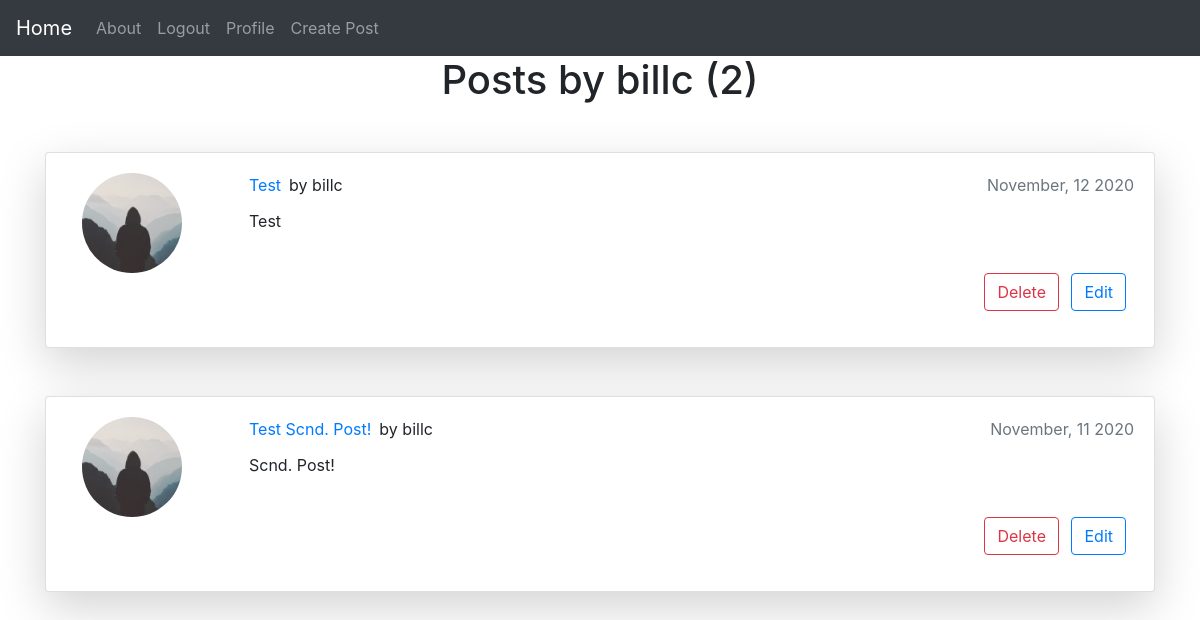
Screenshot of /user/billc (signed in) with the database file from the repository.
### posts/models.py (models this page shows, shortened)
class Post(models.Model):
    title = models.CharField(max_length=100)
    content = RichTextField(blank=True,null=True)
    created_at = models.DateTimeField(default=timezone.now)
    likes = models.ManyToManyField(User, related_name="blog_posts")
    author = models.ForeignKey(User,on_delete=models.CASCADE)

### users/models.py (models this page shows, shortened)
class Profile(models.Model):
    user = models.OneToOneField(User,on_delete=models.CASCADE)
    image = models.ImageField(default="default.jpg",upload_to="profile_pics")
    bio = models.TextField(null=True)
    website = models.CharField(max_length=255,null=True)

### posts/views.py (the view)
# urls.py: path("user/<str:username>",UserPostListView.as_view(),name="user_posts")
class UserPostListView(ListView):
    model = Post
    template_name = "posts/user_posts.html"
    context_object_name = "posts"
    ordering = ["-created_at"]
    paginate_by = 5
    def get_queryset(self):
        user = get_object_or_404(User,username=self.kwargs.get("username"))
        return Post.objects.filter(author=user).order_by("-created_at")

### posts/templates/posts/user_posts.html (shortened to what this page needs)
{% extends "posts/base.html" %}
{% block content %}
<div class="container">
<h1 class="text-center">Posts by {{ view.kwargs.username }} ({{ page_obj.paginator.count}})</h1>
{% for post in posts %}
    <div class="card shadow-lg rounded bg-white mt-5 mb-5">
        <div class="card-body">
          <div class="row">
        <div class="col-2">
       <img class="ml-3 img-fluid" src="{{ user.profile.image.url }}" style="border-radius: 50%;width:100px;" alt="Profile Picture">
       </div>
       <div class="col">
            <div class="card-title d-flex"><a href="{% url 'post-detail' post.id %}">{{ post.title }}</a>
                <span class="ml-2">by {{ post.author.username }}</span>
                <span class="text-muted ml-auto">{{ post.created_at|date:"F, d Y" }}</span>
            </div>
            <div class="card-text">
                {{ post.content|safe }}
            </div>
        </div>
        </div>              <div class="form-group d-flex">
            <div class="ml-auto">
            <a class="btn btn-outline-danger mr-2" href="{% url 'post-delete' post.id %}">Delete</a>
            <a class="btn btn-outline-primary mr-2" href="{% url 'post-update' post.id %}">Edit</a>
        </div>
        </div>
       </div>
    </div>
   {% endfor %}
</div>
{% endblock %}

### rows the page displays
Post: profile.image (placeholder picture), title "Test", author.username "billc", created_at "November, 12 2020", content "Test"
Post: profile.image (placeholder picture), title "Test Scnd. Post!", author.username "billc", created_at "November, 11 2020", content "Scnd. Post!"

### other values shown
{{ view.kwargs.username }} "billc"
{{ page_obj.paginator.count }} "2"
